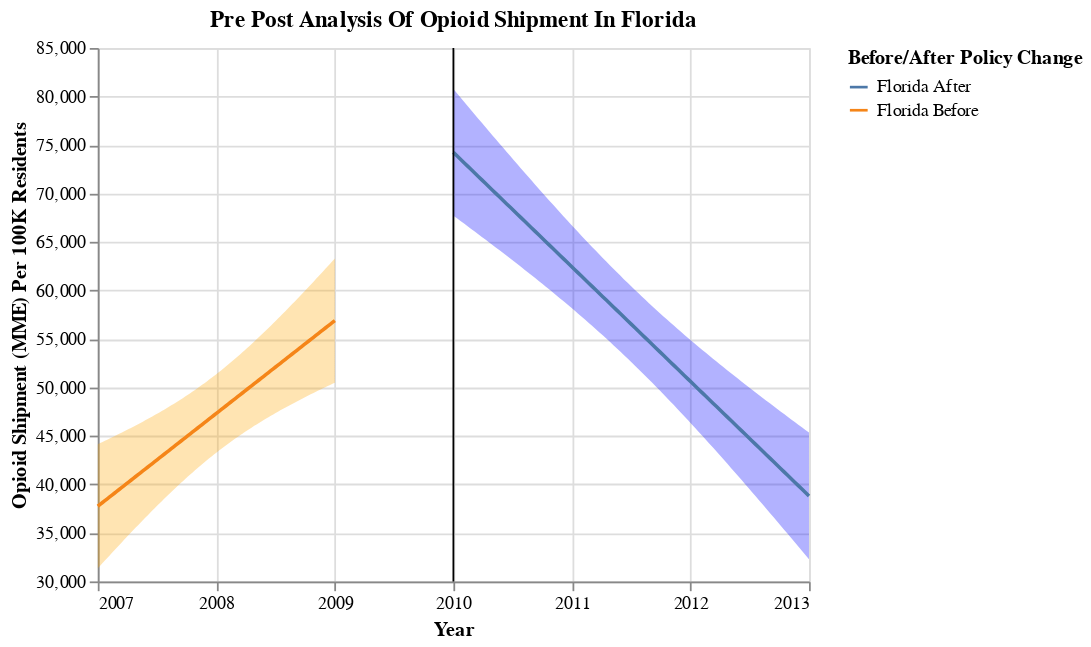

The notebook cell saved with this chart:
### Code cell
# creating the final plot for pre-post analysis of opioid shipments in Florida

florida_before_chart = build_chart(
    florida_before,
    "orange",
    "Year",
    "Opioid_Shipment_Per_100K",
    "Florida Before",
    alpha=0.05,
)

florida_after_chart = build_chart(
    florida_after,
    "blue",
    "Year",
    "Opioid_Shipment_Per_100K",
    "Florida After",
    alpha=0.05,
)

florida_final_pre_post_opioids = (
    florida_before_chart + florida_after_chart + line
).properties(title="Pre Post Analysis Of Opioid Shipment In Florida")

florida_final_pre_post_opioids

### Figure 1 — Vega-Lite specification as saved in the notebook (floating-point values rounded to 4 significant figures)
{"config": {"view": {"continuousWidth": 400, "continuousHeight": 300}}, "layer": [{"mark": "errorband", "encoding": {"color": {"value": "orange"}, "x": {"axis": {"format": ".0f", "values": [2007, 2008, 2009, 2010, 2011, 2012, 2013]}, "field": "Year", "type": "quantitative"}, "y": {"field": "ci_low", "scale": {"zero": false}, "title": "Opioid Shipment (MME) Per 100K Residents", "type": "quantitative"}, "y2": {"field": "ci_high"}}}, {"mark": "line", "encoding": {"color": {"field": "Before/After", "legend": {"title": "Before/After Policy Change"}, "type": "nominal"}, "x": {"field": "Year", "type": "quantitative"}, "y": {"field": "Opioid_Shipment_Per_100K", "type": "quantitative"}}}, {"layer": [{"mark": "errorband", "encoding": {"color": {"value": "blue"}, "x": {"axis": {"format": ".0f", "values": [2007, 2008, 2009, 2010, 2011, 2012, 2013]}, "field": "Year", "type": "quantitative"}, "y": {"field": "ci_low", "scale": {"zero": false}, "title": "Opioid Shipment (MME) Per 100K Residents", "type": "quantitative"}, "y2": {"field": "ci_high"}}}, {"mark": "line", "encoding": {"color": {"field": "Before/After", "legend": {"title": "Before/After Policy Change"}, "type": "nominal"}, "x": {"field": "Year", "type": "quantitative"}, "y": {"field": "Opioid_Shipment_Per_100K", "type": "quantitative"}}}], "data": {"name": "data-579d3a3a807d2e8cbf980700401171b5"}}, {"data": {"name": "data-156b31976e5dd243c0952dbaaf0de9bc"}, "mark": "rule", "encoding": {"color": {"field": "color", "scale": null, "type": "nominal"}, "x": {"field": "Year", "type": "quantitative"}}}], "data": {"name": "data-64051d957426e86de7b2f9e8d86adc30"}, "title": "Pre Post Analysis Of Opioid Shipment In Florida", "$schema": "https://vega.github.io/schema/vega-lite/v4.17.0.json", "datasets": {"data-64051d957426e86de7b2f9e8d86adc30": [{"Year": 2007.0, "Opioid_Shipment_Per_100K": 37750.0, "ci_low": 31350.0, "ci_high": 44150.0, "Before/After": "Florida Before"}, {"Year": 2007.0, "Opioid_Shipment_Per_100K": 37940.0, "ci_low": 31620.0, "ci_high": 44270.0, "Before/After": "Florida Before"}, {"Year": 2007.0, "Opioid_Shipment_Per_100K": 38130.0, "ci_low": 31890.0, "ci_high": 44380.0, "Before/After": "Florida Before"}, {"Year": 2007.0, "Opioid_Shipment_Per_100K": 38330.0, "ci_low": 32150.0, "ci_high": 44500.0, "Before/After": "Florida Before"}, {"Year": 2007.0, "Opioid_Shipment_Per_100K": 38520.0, "ci_low": 32420.0, "ci_high": 44620.0, "Before/After": "Florida Before"}, {"Year": 2007.0, "Opioid_Shipment_Per_100K": 38710.0, "ci_low": 32680.0, "ci_high": 44730.0, "Before/After": "Florida Before"}, {"Year": 2007.0, "Opioid_Shipment_Per_100K": 38900.0, "ci_low": 32950.0, "ci_high": 44850.0, "Before/After": "Florida Before"}, {"Year": 2007.0, "Opioid_Shipment_Per_100K": 39090.0, "ci_low": 33210.0, "ci_high": 44970.0, "Before/After": "Florida Before"}, {"Year": 2007.0, "Opioid_Shipment_Per_100K": 39280.0, "ci_low": 33470.0, "ci_high": 45090.0, "Before/After": "Florida Before"}, {"Year": 2007.0, "Opioid_Shipment_Per_100K": 39470.0, "ci_low": 33740.0, "ci_high": 45210.0, "Before/After": "Florida Before"}, {"Year": 2007.0, "Opioid_Shipment_Per_100K": 39670.0, "ci_low": 34000.0, "ci_high": 45330.0, "Before/After": "Florida Before"}, {"Year": 2007.0, "Opioid_Shipment_Per_100K": 39860.0, "ci_low": 34260.0, "ci_high": 45460.0, "Before/After": "Florida Before"}, {"Year": 2007.0, "Opioid_Shipment_Per_100K": 40050.0, "ci_low": 34520.0, "ci_high": 45580.0, "Before/After": "Florida Before"}, {"Year": 2007.0, "Opioid_Shipment_Per_100K": 40240.0, "ci_low": 34780.0, "ci_high": 45700.0, "Before/After": "Florida Before"}, {"Year": 2007.0, "Opioid_Shipment_Per_100K": 40430.0, "ci_low": 35030.0, "ci_high": 45830.0, "Before/After": "Florida Before"}, {"Year": 2007.0, "Opioid_Shipment_Per_100K": 40620.0, "ci_low": 35290.0, "ci_high": 45960.0, "Before/After": "Florida Before"}, {"Year": 2007.0, "Opioid_Shipment_Per_100K": 40810.0, "ci_low": 35550.0, "ci_high": 46080.0, "Before/After": "Florida Before"}, {"Year": 2007.0, "Opioid_Shipment_Per_100K": 41010.0, "ci_low": 35800.0, "ci_high": 46210.0, "Before/After": "Florida Before"}, {"Year": 2007.0, "Opioid_Shipment_Per_100K": 41200.0, "ci_low": 36050.0, "ci_high": 46340.0, "Before/After": "Florida Before"}, {"Year": 2007.0, "Opioid_Shipment_Per_100K": 41390.0, "ci_low": 36310.0, "ci_high": 46470.0, "Before/After": "Florida Before"}, {"Year": 2007.0, "Opioid_Shipment_Per_100K": 41580.0, "ci_low": 36560.0, "ci_high": 46600.0, "Before/After": "Florida Before"}, {"Year": 2007.0, "Opioid_Shipment_Per_100K": 41770.0, "ci_low": 36810.0, "ci_high": 46740.0, "Before/After": "Florida Before"}, {"Year": 2007.0, "Opioid_Shipment_Per_100K": 41960.0, "ci_low": 37050.0, "ci_high": 46870.0, "Before/After": "Florida Before"}, {"Year": 2007.0, "Opioid_Shipment_Per_100K": 42150.0, "ci_low": 37300.0, "ci_high": 47010.0, "Before/After": "Florida Before"}, {"Year": 2007.0, "Opioid_Shipment_Per_100K": 42350.0, "ci_low": 37550.0, "ci_high": 47150.0, "Before/After": "Florida Before"}, {"Year": 2007.0, "Opioid_Shipment_Per_100K": 42540.0, "ci_low": 37790.0, "ci_high": 47280.0, "Before/After": "Florida Before"}, {"Year": 2008.0, "Opioid_Shipment_Per_100K": 42730.0, "ci_low": 38030.0, "ci_high": 47430.0, "Before/After": "Florida Before"}, {"Year": 2008.0, "Opioid_Shipment_Per_100K": 42920.0, "ci_low": 38270.0, "ci_high": 47570.0, "Before/After": "Florida Before"}, {"Year": 2008.0, "Opioid_Shipment_Per_100K": 43110.0, "ci_low": 38510.0, "ci_high": 47710.0, "Before/After": "Florida Before"}, {"Year": 2008.0, "Opioid_Shipment_Per_100K": 43300.0, "ci_low": 38750.0, "ci_high": 47860.0, "Before/After": "Florida Before"}, {"Year": 2008.0, "Opioid_Shipment_Per_100K": 43490.0, "ci_low": 38990.0, "ci_high": 48000.0, "Before/After": "Florida Before"}, {"Year": 2008.0, "Opioid_Shipment_Per_100K": 43690.0, "ci_low": 39220.0, "ci_high": 48150.0, "Before/After": "Florida Before"}, {"Year": 2008.0, "Opioid_Shipment_Per_100K": 43880.0, "ci_low": 39450.0, "ci_high": 48300.0, "Before/After": "Florida Before"}, {"Year": 2008.0, "Opioid_Shipment_Per_100K": 44070.0, "ci_low": 39680.0, "ci_high": 48450.0, "Before/After": "Florida Before"}, {"Year": 2008.0, "Opioid_Shipment_Per_100K": 44260.0, "ci_low": 39910.0, "ci_high": 48610.0, "Before/After": "Florida Before"}, {"Year": 2008.0, "Opioid_Shipment_Per_100K": 44450.0, "ci_low": 40140.0, "ci_high": 48760.0, "Before/After": "Florida Before"}, {"Year": 2008.0, "Opioid_Shipment_Per_100K": 44640.0, "ci_low": 40360.0, "ci_high": 48920.0, "Before/After": "Florida Before"}, {"Year": 2008.0, "Opioid_Shipment_Per_100K": 44830.0, "ci_low": 40590.0, "ci_high": 49080.0, "Before/After": "Florida Before"}, {"Year": 2008.0, "Opioid_Shipment_Per_100K": 45030.0, "ci_low": 40810.0, "ci_high": 49250.0, "Before/After": "Florida Before"}, {"Year": 2008.0, "Opioid_Shipment_Per_100K": 45220.0, "ci_low": 41020.0, "ci_high": 49410.0, "Before/After": "Florida Before"}, {"Year": 2008.0, "Opioid_Shipment_Per_100K": 45410.0, "ci_low": 41240.0, "ci_high": 49580.0, "Before/After": "Florida Before"}, {"Year": 2008.0, "Opioid_Shipment_Per_100K": 45600.0, "ci_low": 41450.0, "ci_high": 49750.0, "Before/After": "Florida Before"}, {"Year": 2008.0, "Opioid_Shipment_Per_100K": 45790.0, "ci_low": 41670.0, "ci_high": 49920.0, "Before/After": "Florida Before"}, {"Year": 2008.0, "Opioid_Shipment_Per_100K": 45980.0, "ci_low": 41880.0, "ci_high": 50090.0, "Before/After": "Florida Before"}, {"Year": 2008.0, "Opioid_Shipment_Per_100K": 46170.0, "ci_low": 42080.0, "ci_high": 50270.0, "Before/After": "Florida Before"}, {"Year": 2008.0, "Opioid_Shipment_Per_100K": 46370.0, "ci_low": 42290.0, "ci_high": 50440.0, "Before/After": "Florida Before"}, {"Year": 2008.0, "Opioid_Shipment_Per_100K": 46560.0, "ci_low": 42490.0, "ci_high": 50630.0, "Before/After": "Florida Before"}, {"Year": 2008.0, "Opioid_Shipment_Per_100K": 46750.0, "ci_low": 42690.0, "ci_high": 50810.0, "Before/After": "Florida Before"}, {"Year": 2008.0, "Opioid_Shipment_Per_100K": 46940.0, "ci_low": 42890.0, "ci_high": 50990.0, "Before/After": "Florida Before"}, {"Year": 2008.0, "Opioid_Shipment_Per_100K": 47130.0, "ci_low": 43080.0, "ci_high": 51180.0, "Before/After": "Florida Before"}, {"Year": 2008.0, "Opioid_Shipment_Per_100K": 47320.0, "ci_low": 43270.0, "ci_high": 51370.0, "Before/After": "Florida Before"}, {"Year": 2008.0, "Opioid_Shipment_Per_100K": 47510.0, "ci_low": 43460.0, "ci_high": 51560.0, "Before/After": "Florida Before"}, {"Year": 2008.0, "Opioid_Shipment_Per_100K": 47710.0, "ci_low": 43650.0, "ci_high": 51760.0, "Before/After": "Florida Before"}, {"Year": 2008.0, "Opioid_Shipment_Per_100K": 47900.0, "ci_low": 43840.0, "ci_high": 51960.0, "Before/After": "Florida Before"}, {"Year": 2008.0, "Opioid_Shipment_Per_100K": 48090.0, "ci_low": 44020.0, "ci_high": 52160.0, "Before/After": "Florida Before"}, {"Year": 2008.0, "Opioid_Shipment_Per_100K": 48280.0, "ci_low": 44200.0, "ci_high": 52360.0, "Before/After": "Florida Before"}, {"Year": 2008.0, "Opioid_Shipment_Per_100K": 48470.0, "ci_low": 44380.0, "ci_high": 52560.0, "Before/After": "Florida Before"}, {"Year": 2008.0, "Opioid_Shipment_Per_100K": 48660.0, "ci_low": 44560.0, "ci_high": 52770.0, "Before/After": "Florida Before"}, {"Year": 2008.0, "Opioid_Shipment_Per_100K": 48850.0, "ci_low": 44730.0, "ci_high": 52980.0, "Before/After": "Florida Before"}, {"Year": 2008.0, "Opioid_Shipment_Per_100K": 49050.0, "ci_low": 44900.0, "ci_high": 53190.0, "Before/After": "Florida Before"}, {"Year": 2008.0, "Opioid_Shipment_Per_100K": 49240.0, "ci_low": 45070.0, "ci_high": 53410.0, "Before/After": "Florida Before"}, {"Year": 2008.0, "Opioid_Shipment_Per_100K": 49430.0, "ci_low": 45240.0, "ci_high": 53620.0, "Before/After": "Florida Before"}, {"Year": 2008.0, "Opioid_Shipment_Per_100K": 49620.0, "ci_low": 45400.0, "ci_high": 53840.0, "Before/After": "Florida Before"}, {"Year": 2008.0, "Opioid_Shipment_Per_100K": 49810.0, "ci_low": 45560.0, "ci_high": 54060.0, "Before/After": "Florida Before"}, {"Year": 2008.0, "Opioid_Shipment_Per_100K": 50000.0, "ci_low": 45720.0, "ci_high": 54280.0, "Before/After": "Florida Before"}, {"Year": 2008.0, "Opioid_Shipment_Per_100K": 50190.0, "ci_low": 45880.0, "ci_high": 54510.0, "Before/After": "Florida Before"}, {"Year": 2008.0, "Opioid_Shipment_Per_100K": 50390.0, "ci_low": 46040.0, "ci_high": 54730.0, "Before/After": "Florida Before"}, {"Year": 2008.0, "Opioid_Shipment_Per_100K": 50580.0, "ci_low": 46190.0, "ci_high": 54960.0, "Before/After": "Florida Before"}, {"Year": 2008.0, "Opioid_Shipment_Per_100K": 50770.0, "ci_low": 46340.0, "ci_high": 55190.0, "Before/After": "Florida Before"}, {"Year": 2008.0, "Opioid_Shipment_Per_100K": 50960.0, "ci_low": 46490.0, "ci_high": 55430.0, "Before/After": "Florida Before"}, {"Year": 2008.0, "Opioid_Shipment_Per_100K": 51150.0, "ci_low": 46640.0, "ci_high": 55660.0, "Before/After": "Florida Before"}, {"Year": 2008.0, "Opioid_Shipment_Per_100K": 51340.0, "ci_low": 46790.0, "ci_high": 55900.0, "Before/After": "Florida Before"}, {"Year": 2008.0, "Opioid_Shipment_Per_100K": 51530.0, "ci_low": 46940.0, "ci_high": 56130.0, "Before/After": "Florida Before"}, {"Year": 2008.0, "Opioid_Shipment_Per_100K": 51730.0, "ci_low": 47080.0, "ci_high": 56370.0, "Before/After": "Florida Before"}, {"Year": 2008.0, "Opioid_Shipment_Per_100K": 51920.0, "ci_low": 47220.0, "ci_high": 56610.0, "Before/After": "Florida Before"}, {"Year": 2008.0, "Opioid_Shipment_Per_100K": 52110.0, "ci_low": 47360.0, "ci_high": 56860.0, "Before/After": "Florida Before"}, {"Year": 2009.0, "Opioid_Shipment_Per_100K": 52300.0, "ci_low": 47500.0, "ci_high": 57100.0, "Before/After": "Florida Before"}, {"Year": 2009.0, "Opioid_Shipment_Per_100K": 52490.0, "ci_low": 47640.0, "ci_high": 57350.0, "Before/After": "Florida Before"}, {"Year": 2009.0, "Opioid_Shipment_Per_100K": 52680.0, "ci_low": 47770.0, "ci_high": 57590.0, "Before/After": "Florida Before"}, {"Year": 2009.0, "Opioid_Shipment_Per_100K": 52870.0, "ci_low": 47910.0, "ci_high": 57840.0, "Before/After": "Florida Before"}, {"Year": 2009.0, "Opioid_Shipment_Per_100K": 53070.0, "ci_low": 48040.0, "ci_high": 58090.0, "Before/After": "Florida Before"}, {"Year": 2009.0, "Opioid_Shipment_Per_100K": 53260.0, "ci_low": 48170.0, "ci_high": 58340.0, "Before/After": "Florida Before"}, {"Year": 2009.0, "Opioid_Shipment_Per_100K": 53450.0, "ci_low": 48300.0, "ci_high": 58590.0, "Before/After": "Florida Before"}, {"Year": 2009.0, "Opioid_Shipment_Per_100K": 53640.0, "ci_low": 48430.0, "ci_high": 58850.0, "Before/After": "Florida Before"}, {"Year": 2009.0, "Opioid_Shipment_Per_100K": 53830.0, "ci_low": 48560.0, "ci_high": 59100.0, "Before/After": "Florida Before"}, {"Year": 2009.0, "Opioid_Shipment_Per_100K": 54020.0, "ci_low": 48690.0, "ci_high": 59360.0, "Before/After": "Florida Before"}, {"Year": 2009.0, "Opioid_Shipment_Per_100K": 54210.0, "ci_low": 48820.0, "ci_high": 59610.0, "Before/After": "Florida Before"}, {"Year": 2009.0, "Opioid_Shipment_Per_100K": 54410.0, "ci_low": 48940.0, "ci_high": 59870.0, "Before/After": "Florida Before"}, {"Year": 2009.0, "Opioid_Shipment_Per_100K": 54600.0, "ci_low": 49070.0, "ci_high": 60130.0, "Before/After": "Florida Before"}, {"Year": 2009.0, "Opioid_Shipment_Per_100K": 54790.0, "ci_low": 49190.0, "ci_high": 60390.0, "Before/After": "Florida Before"}, {"Year": 2009.0, "Opioid_Shipment_Per_100K": 54980.0, "ci_low": 49310.0, "ci_high": 60650.0, "Before/After": "Florida Before"}, {"Year": 2009.0, "Opioid_Shipment_Per_100K": 55170.0, "ci_low": 49430.0, "ci_high": 60910.0, "Before/After": "Florida Before"}, {"Year": 2009.0, "Opioid_Shipment_Per_100K": 55360.0, "ci_low": 49550.0, "ci_high": 61170.0, "Before/After": "Florida Before"}, {"Year": 2009.0, "Opioid_Shipment_Per_100K": 55550.0, "ci_low": 49670.0, "ci_high": 61430.0, "Before/After": "Florida Before"}, {"Year": 2009.0, "Opioid_Shipment_Per_100K": 55750.0, "ci_low": 49790.0, "ci_high": 61700.0, "Before/After": "Florida Before"}, {"Year": 2009.0, "Opioid_Shipment_Per_100K": 55940.0, "ci_low": 49910.0, "ci_high": 61960.0, "Before/After": "Florida Before"}, {"Year": 2009.0, "Opioid_Shipment_Per_100K": 56130.0, "ci_low": 50030.0, "ci_high": 62230.0, "Before/After": "Florida Before"}, {"Year": 2009.0, "Opioid_Shipment_Per_100K": 56320.0, "ci_low": 50150.0, "ci_high": 62490.0, "Before/After": "Florida Before"}, {"Year": 2009.0, "Opioid_Shipment_Per_100K": 56510.0, "ci_low": 50260.0, "ci_high": 62760.0, "Before/After": "Florida Before"}, {"Year": 2009.0, "Opioid_Shipment_Per_100K": 56700.0, "ci_low": 50380.0, "ci_high": 63030.0, "Before/After": "Florida Before"}, {"Year": 2009.0, "Opioid_Shipment_Per_100K": 56890.0, "ci_low": 50490.0, "ci_high": 63300.0, "Before/After": "Florida Before"}], "data-579d3a3a807d2e8cbf980700401171b5": [{"Year": 2010.0, "Opioid_Shipment_Per_100K": 74240.0, "ci_low": 67710.0, "ci_high": 80770.0, "Before/After": "Florida After"}, {"Year": 2010.0, "Opioid_Shipment_Per_100K": 73880.0, "ci_low": 67440.0, "ci_high": 80330.0, "Before/After": "Florida After"}, {"Year": 2010.0, "Opioid_Shipment_Per_100K": 73530.0, "ci_low": 67170.0, "ci_high": 79890.0, "Before/After": "Florida After"}, {"Year": 2010.0, "Opioid_Shipment_Per_100K": 73180.0, "ci_low": 66900.0, "ci_high": 79460.0, "Before/After": "Florida After"}, {"Year": 2010.0, "Opioid_Shipment_Per_100K": 72820.0, "ci_low": 66620.0, "ci_high": 79020.0, "Before/After": "Florida After"}, {"Year": 2010.0, "Opioid_Shipment_Per_100K": 72470.0, "ci_low": 66350.0, "ci_high": 78580.0, "Before/After": "Florida After"}, {"Year": 2010.0, "Opioid_Shipment_Per_100K": 72110.0, "ci_low": 66080.0, "ci_high": 78150.0, "Before/After": "Florida After"}, {"Year": 2010.0, "Opioid_Shipment_Per_100K": 71760.0, "ci_low": 65800.0, "ci_high": 77720.0, "Before/After": "Florida After"}, {"Year": 2010.0, "Opioid_Shipment_Per_100K": 71400.0, "ci_low": 65530.0, "ci_high": 77280.0, "Before/After": "Florida After"}, {"Year": 2010.0, "Opioid_Shipment_Per_100K": 71050.0, "ci_low": 65250.0, "ci_high": 76850.0, "Before/After": "Florida After"}, {"Year": 2010.0, "Opioid_Shipment_Per_100K": 70700.0, "ci_low": 64970.0, "ci_high": 76420.0, "Before/After": "Florida After"}, {"Year": 2010.0, "Opioid_Shipment_Per_100K": 70340.0, "ci_low": 64690.0, "ci_high": 75990.0, "Before/After": "Florida After"}, {"Year": 2010.0, "Opioid_Shipment_Per_100K": 69990.0, "ci_low": 64410.0, "ci_high": 75560.0, "Before/After": "Florida After"}, {"Year": 2010.0, "Opioid_Shipment_Per_100K": 69630.0, "ci_low": 64130.0, "ci_high": 75130.0, "Before/After": "Florida After"}, {"Year": 2010.0, "Opioid_Shipment_Per_100K": 69280.0, "ci_low": 63850.0, "ci_high": 74700.0, "Before/After": "Florida After"}, {"Year": 2010.0, "Opioid_Shipment_Per_100K": 68920.0, "ci_low": 63570.0, "ci_high": 74280.0, "Before/After": "Florida After"}, {"Year": 2010.0, "Opioid_Shipment_Per_100K": 68570.0, "ci_low": 63290.0, "ci_high": 73850.0, "Before/After": "Florida After"}, {"Year": 2011.0, "Opioid_Shipment_Per_100K": 68220.0, "ci_low": 63000.0, "ci_high": 73430.0, "Before/After": "Florida After"}, {"Year": 2011.0, "Opioid_Shipment_Per_100K": 67860.0, "ci_low": 62720.0, "ci_high": 73000.0, "Before/After": "Florida After"}, {"Year": 2011.0, "Opioid_Shipment_Per_100K": 67510.0, "ci_low": 62430.0, "ci_high": 72580.0, "Before/After": "Florida After"}, {"Year": 2011.0, "Opioid_Shipment_Per_100K": 67150.0, "ci_low": 62140.0, "ci_high": 72160.0, "Before/After": "Florida After"}, {"Year": 2011.0, "Opioid_Shipment_Per_100K": 66800.0, "ci_low": 61860.0, "ci_high": 71740.0, "Before/After": "Florida After"}, {"Year": 2011.0, "Opioid_Shipment_Per_100K": 66450.0, "ci_low": 61560.0, "ci_high": 71330.0, "Before/After": "Florida After"}, {"Year": 2011.0, "Opioid_Shipment_Per_100K": 66090.0, "ci_low": 61270.0, "ci_high": 70910.0, "Before/After": "Florida After"}, {"Year": 2011.0, "Opioid_Shipment_Per_100K": 65740.0, "ci_low": 60980.0, "ci_high": 70490.0, "Before/After": "Florida After"}, {"Year": 2011.0, "Opioid_Shipment_Per_100K": 65380.0, "ci_low": 60680.0, "ci_high": 70080.0, "Before/After": "Florida After"}, {"Year": 2011.0, "Opioid_Shipment_Per_100K": 65030.0, "ci_low": 60390.0, "ci_high": 69670.0, "Before/After": "Florida After"}, {"Year": 2011.0, "Opioid_Shipment_Per_100K": 64670.0, "ci_low": 60090.0, "ci_high": 69260.0, "Before/After": "Florida After"}, {"Year": 2011.0, "Opioid_Shipment_Per_100K": 64320.0, "ci_low": 59790.0, "ci_high": 68850.0, "Before/After": "Florida After"}, {"Year": 2011.0, "Opioid_Shipment_Per_100K": 63970.0, "ci_low": 59490.0, "ci_high": 68440.0, "Before/After": "Florida After"}, {"Year": 2011.0, "Opioid_Shipment_Per_100K": 63610.0, "ci_low": 59180.0, "ci_high": 68040.0, "Before/After": "Florida After"}, {"Year": 2011.0, "Opioid_Shipment_Per_100K": 63260.0, "ci_low": 58880.0, "ci_high": 67640.0, "Before/After": "Florida After"}, {"Year": 2011.0, "Opioid_Shipment_Per_100K": 62900.0, "ci_low": 58570.0, "ci_high": 67240.0, "Before/After": "Florida After"}, {"Year": 2011.0, "Opioid_Shipment_Per_100K": 62550.0, "ci_low": 58260.0, "ci_high": 66840.0, "Before/After": "Florida After"}, {"Year": 2011.0, "Opioid_Shipment_Per_100K": 62190.0, "ci_low": 57950.0, "ci_high": 66440.0, "Before/After": "Florida After"}, {"Year": 2011.0, "Opioid_Shipment_Per_100K": 61840.0, "ci_low": 57630.0, "ci_high": 66050.0, "Before/After": "Florida After"}, {"Year": 2011.0, "Opioid_Shipment_Per_100K": 61490.0, "ci_low": 57320.0, "ci_high": 65650.0, "Before/After": "Florida After"}, {"Year": 2011.0, "Opioid_Shipment_Per_100K": 61130.0, "ci_low": 57000.0, "ci_high": 65260.0, "Before/After": "Florida After"}, {"Year": 2011.0, "Opioid_Shipment_Per_100K": 60780.0, "ci_low": 56680.0, "ci_high": 64880.0, "Before/After": "Florida After"}, {"Year": 2011.0, "Opioid_Shipment_Per_100K": 60420.0, "ci_low": 56360.0, "ci_high": 64490.0, "Before/After": "Florida After"}, {"Year": 2011.0, "Opioid_Shipment_Per_100K": 60070.0, "ci_low": 56030.0, "ci_high": 64110.0, "Before/After": "Florida After"}, {"Year": 2011.0, "Opioid_Shipment_Per_100K": 59710.0, "ci_low": 55700.0, "ci_high": 63730.0, "Before/After": "Florida After"}, {"Year": 2011.0, "Opioid_Shipment_Per_100K": 59360.0, "ci_low": 55370.0, "ci_high": 63350.0, "Before/After": "Florida After"}, {"Year": 2011.0, "Opioid_Shipment_Per_100K": 59010.0, "ci_low": 55040.0, "ci_high": 62980.0, "Before/After": "Florida After"}, {"Year": 2011.0, "Opioid_Shipment_Per_100K": 58650.0, "ci_low": 54700.0, "ci_high": 62600.0, "Before/After": "Florida After"}, {"Year": 2011.0, "Opioid_Shipment_Per_100K": 58300.0, "ci_low": 54360.0, "ci_high": 62230.0, "Before/After": "Florida After"}, {"Year": 2011.0, "Opioid_Shipment_Per_100K": 57940.0, "ci_low": 54020.0, "ci_high": 61870.0, "Before/After": "Florida After"}, {"Year": 2011.0, "Opioid_Shipment_Per_100K": 57590.0, "ci_low": 53680.0, "ci_high": 61500.0, "Before/After": "Florida After"}, {"Year": 2011.0, "Opioid_Shipment_Per_100K": 57240.0, "ci_low": 53330.0, "ci_high": 61140.0, "Before/After": "Florida After"}, {"Year": 2011.0, "Opioid_Shipment_Per_100K": 56880.0, "ci_low": 52980.0, "ci_high": 60780.0, "Before/After": "Florida After"}, {"Year": 2011.0, "Opioid_Shipment_Per_100K": 56530.0, "ci_low": 52630.0, "ci_high": 60430.0, "Before/After": "Florida After"}, {"Year": 2012.0, "Opioid_Shipment_Per_100K": 56170.0, "ci_low": 52270.0, "ci_high": 60080.0, "Before/After": "Florida After"}, {"Year": 2012.0, "Opioid_Shipment_Per_100K": 55820.0, "ci_low": 51910.0, "ci_high": 59730.0, "Before/After": "Florida After"}, {"Year": 2012.0, "Opioid_Shipment_Per_100K": 55460.0, "ci_low": 51550.0, "ci_high": 59380.0, "Before/After": "Florida After"}, {"Year": 2012.0, "Opioid_Shipment_Per_100K": 55110.0, "ci_low": 51190.0, "ci_high": 59030.0, "Before/After": "Florida After"}, {"Year": 2012.0, "Opioid_Shipment_Per_100K": 54760.0, "ci_low": 50820.0, "ci_high": 58690.0, "Before/After": "Florida After"}, {"Year": 2012.0, "Opioid_Shipment_Per_100K": 54400.0, "ci_low": 50450.0, "ci_high": 58350.0, "Before/After": "Florida After"}, {"Year": 2012.0, "Opioid_Shipment_Per_100K": 54050.0, "ci_low": 50080.0, "ci_high": 58020.0, "Before/After": "Florida After"}, {"Year": 2012.0, "Opioid_Shipment_Per_100K": 53690.0, "ci_low": 49700.0, "ci_high": 57680.0, "Before/After": "Florida After"}, {"Year": 2012.0, "Opioid_Shipment_Per_100K": 53340.0, "ci_low": 49320.0, "ci_high": 57350.0, "Before/After": "Florida After"}, {"Year": 2012.0, "Opioid_Shipment_Per_100K": 52980.0, "ci_low": 48940.0, "ci_high": 57020.0, "Before/After": "Florida After"}, {"Year": 2012.0, "Opioid_Shipment_Per_100K": 52630.0, "ci_low": 48560.0, "ci_high": 56700.0, "Before/After": "Florida After"}, {"Year": 2012.0, "Opioid_Shipment_Per_100K": 52280.0, "ci_low": 48180.0, "ci_high": 56380.0, "Before/After": "Florida After"}, {"Year": 2012.0, "Opioid_Shipment_Per_100K": 51920.0, "ci_low": 47790.0, "ci_high": 56050.0, "Before/After": "Florida After"}, {"Year": 2012.0, "Opioid_Shipment_Per_100K": 51570.0, "ci_low": 47400.0, "ci_high": 55740.0, "Before/After": "Florida After"}, {"Year": 2012.0, "Opioid_Shipment_Per_100K": 51210.0, "ci_low": 47010.0, "ci_high": 55420.0, "Before/After": "Florida After"}, {"Year": 2012.0, "Opioid_Shipment_Per_100K": 50860.0, "ci_low": 46610.0, "ci_high": 55110.0, "Before/After": "Florida After"}, {"Year": 2012.0, "Opioid_Shipment_Per_100K": 50510.0, "ci_low": 46220.0, "ci_high": 54790.0, "Before/After": "Florida After"}, {"Year": 2012.0, "Opioid_Shipment_Per_100K": 50150.0, "ci_low": 45820.0, "ci_high": 54480.0, "Before/After": "Florida After"}, {"Year": 2012.0, "Opioid_Shipment_Per_100K": 49800.0, "ci_low": 45420.0, "ci_high": 54180.0, "Before/After": "Florida After"}, {"Year": 2012.0, "Opioid_Shipment_Per_100K": 49440.0, "ci_low": 45010.0, "ci_high": 53870.0, "Before/After": "Florida After"}, {"Year": 2012.0, "Opioid_Shipment_Per_100K": 49090.0, "ci_low": 44610.0, "ci_high": 53570.0, "Before/After": "Florida After"}, {"Year": 2012.0, "Opioid_Shipment_Per_100K": 48730.0, "ci_low": 44200.0, "ci_high": 53270.0, "Before/After": "Florida After"}, {"Year": 2012.0, "Opioid_Shipment_Per_100K": 48380.0, "ci_low": 43790.0, "ci_high": 52970.0, "Before/After": "Florida After"}, {"Year": 2012.0, "Opioid_Shipment_Per_100K": 48030.0, "ci_low": 43380.0, "ci_high": 52670.0, "Before/After": "Florida After"}, {"Year": 2012.0, "Opioid_Shipment_Per_100K": 47670.0, "ci_low": 42970.0, "ci_high": 52370.0, "Before/After": "Florida After"}, {"Year": 2012.0, "Opioid_Shipment_Per_100K": 47320.0, "ci_low": 42560.0, "ci_high": 52070.0, "Before/After": "Florida After"}, {"Year": 2012.0, "Opioid_Shipment_Per_100K": 46960.0, "ci_low": 42140.0, "ci_high": 51780.0, "Before/After": "Florida After"}, {"Year": 2012.0, "Opioid_Shipment_Per_100K": 46610.0, "ci_low": 41730.0, "ci_high": 51490.0, "Before/After": "Florida After"}, {"Year": 2012.0, "Opioid_Shipment_Per_100K": 46250.0, "ci_low": 41310.0, "ci_high": 51200.0, "Before/After": "Florida After"}, {"Year": 2012.0, "Opioid_Shipment_Per_100K": 45900.0, "ci_low": 40890.0, "ci_high": 50910.0, "Before/After": "Florida After"}, {"Year": 2012.0, "Opioid_Shipment_Per_100K": 45550.0, "ci_low": 40470.0, "ci_high": 50620.0, "Before/After": "Florida After"}, {"Year": 2012.0, "Opioid_Shipment_Per_100K": 45190.0, "ci_low": 40050.0, "ci_high": 50330.0, "Before/After": "Florida After"}, {"Year": 2012.0, "Opioid_Shipment_Per_100K": 44840.0, "ci_low": 39630.0, "ci_high": 50050.0, "Before/After": "Florida After"}, {"Year": 2013.0, "Opioid_Shipment_Per_100K": 44480.0, "ci_low": 39200.0, "ci_high": 49770.0, "Before/After": "Florida After"}, {"Year": 2013.0, "Opioid_Shipment_Per_100K": 44130.0, "ci_low": 38780.0, "ci_high": 49480.0, "Before/After": "Florida After"}, {"Year": 2013.0, "Opioid_Shipment_Per_100K": 43780.0, "ci_low": 38350.0, "ci_high": 49200.0, "Before/After": "Florida After"}, {"Year": 2013.0, "Opioid_Shipment_Per_100K": 43420.0, "ci_low": 37920.0, "ci_high": 48920.0, "Before/After": "Florida After"}, {"Year": 2013.0, "Opioid_Shipment_Per_100K": 43070.0, "ci_low": 37490.0, "ci_high": 48640.0, "Before/After": "Florida After"}, {"Year": 2013.0, "Opioid_Shipment_Per_100K": 42710.0, "ci_low": 37060.0, "ci_high": 48360.0, "Before/After": "Florida After"}, {"Year": 2013.0, "Opioid_Shipment_Per_100K": 42360.0, "ci_low": 36630.0, "ci_high": 48080.0, "Before/After": "Florida After"}, {"Year": 2013.0, "Opioid_Shipment_Per_100K": 42000.0, "ci_low": 36200.0, "ci_high": 47810.0, "Before/After": "Florida After"}, {"Year": 2013.0, "Opioid_Shipment_Per_100K": 41650.0, "ci_low": 35770.0, "ci_high": 47530.0, "Before/After": "Florida After"}, {"Year": 2013.0, "Opioid_Shipment_Per_100K": 41300.0, "ci_low": 35340.0, "ci_high": 47250.0, "Before/After": "Florida After"}, {"Year": 2013.0, "Opioid_Shipment_Per_100K": 40940.0, "ci_low": 34900.0, "ci_high": 46980.0, "Before/After": "Florida After"}, {"Year": 2013.0, "Opioid_Shipment_Per_100K": 40590.0, "ci_low": 34470.0, "ci_high": 46700.0, "Before/After": "Florida After"}, {"Year": 2013.0, "Opioid_Shipment_Per_100K": 40230.0, "ci_low": 34030.0, "ci_high": 46430.0, "Before/After": "Florida After"}, {"Year": 2013.0, "Opioid_Shipment_Per_100K": 39880.0, "ci_low": 33600.0, "ci_high": 46160.0, "Before/After": "Florida After"}, {"Year": 2013.0, "Opioid_Shipment_Per_100K": 39520.0, "ci_low": 33160.0, "ci_high": 45890.0, "Before/After": "Florida After"}, {"Year": 2013.0, "Opioid_Shipment_Per_100K": 39170.0, "ci_low": 32720.0, "ci_high": 45620.0, "Before/After": "Florida After"}, {"Year": 2013.0, "Opioid_Shipment_Per_100K": 38820.0, "ci_low": 32290.0, "ci_high": 45350.0, "Before/After": "Florida After"}], "data-156b31976e5dd243c0952dbaaf0de9bc": [{"Year": 2010, "color": "black"}]}}
